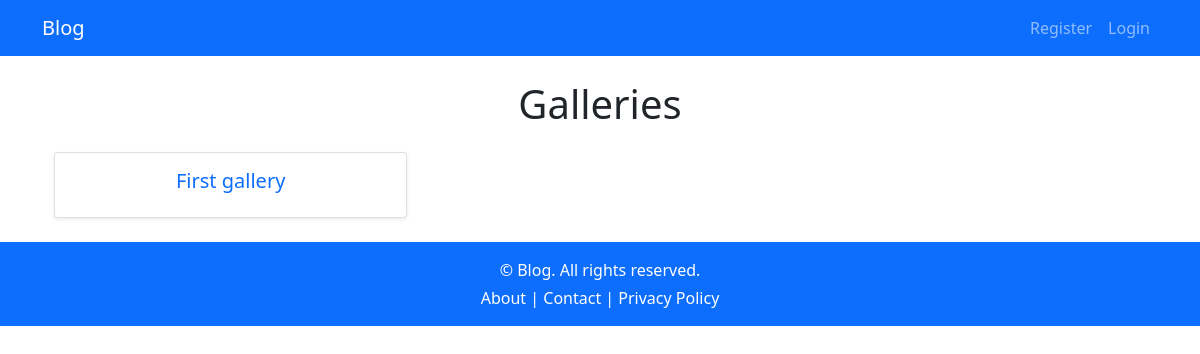
Before: /galleries/ with the older database file.
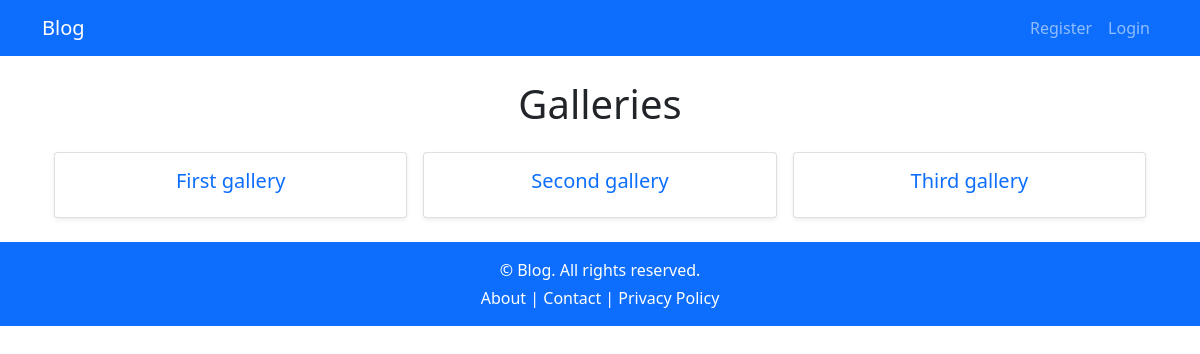
After: the same page with the newer database file.
### galleries/models.py (models this page shows, shortened)
class Gallery(models.Model):
    title = models.CharField(max_length=100)

### galleries/views.py (the view)
# urls.py: path("", gallery_list, name="list"),
def gallery_list(request):
    galleries = Gallery.objects.all()
    return render(request, "galleries/list.html", {"galleries": galleries})

### galleries/templates/galleries/list.html
{% extends "blog/base.html" %}
{% load thumbnail %}
{% block contents %}
    <div class="container my-4">
        <h1 class="text-center mb-4">Galleries</h1>
        <div class="row g-3">
            {% for gallery in galleries %}
                <div class="col-md-4">
                    <a href="{% url 'galleries:details' gallery.id %}" class="text-decoration-none">
                        <div class="card shadow-sm h-100">
                            <div class="card-body">
                                <h5 class="card-title text-primary text-center">{{ gallery.title }}</h5>
                            </div>
                        </div>
                    </a>
                </div>
            {% endfor %}
        </div>
    </div>
{% endblock %}

Changed rows visible on the page:
added Gallery: title "Second gallery"
added Gallery: title "Third gallery"
